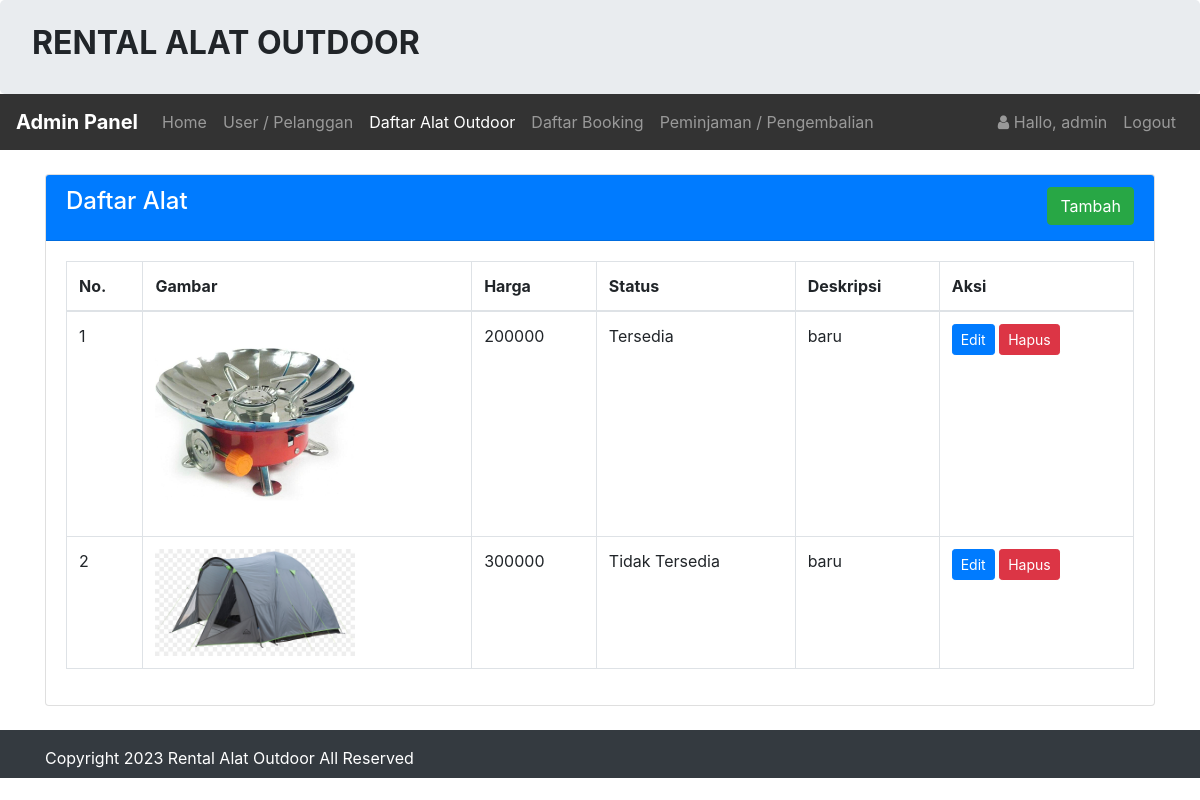
Screenshot of /admin/alat/alat.php (signed in) with the database file from the repository.
### tables this page shows
CREATE TABLE `alat` (
  `id_alat` int(11) NOT NULL,
  `harga` int(255) NOT NULL,
  `deskripsi` varchar(255) NOT NULL,
  `status` varchar(255) NOT NULL,
  `gambar` text NOT NULL
);

CREATE TABLE `infoweb` (
  `id` int(11) NOT NULL,
  `nama_rental` varchar(255) DEFAULT NULL,
  `telp` varchar(15) DEFAULT NULL,
  `alamat` text DEFAULT NULL,
  `email` varchar(255) DEFAULT NULL,
  `no_rek` text DEFAULT NULL,
  `updated_at` timestamp NOT NULL DEFAULT current_timestamp()
);

### koneksi/koneksi.php (called while the page is built, shortened)
<?php
    $user = 'root';
    $pass = '';
    $koneksi = new PDO("mysql:host=localhost;dbname=rental-alat-outdoor", $user, $pass);
    $url = "http://localhost/rental_alat-master/";
    $sql_web = "SELECT * FROM infoweb WHERE id = 1";
    $row_web = $koneksi->prepare($sql_web);
    $row_web->execute();
    $info_web = $row_web->fetch(PDO::FETCH_OBJ);
?>

### admin/alat/alat.php (the view, shortened to what this page needs)
<?php
    require '../../koneksi/koneksi.php';
    $title_web = 'Daftar Alat Outdoor';
    include '../header.php';
?>
<br>
<div class="container">
    <div class="card">
        <div class="card-header text-white bg-primary">
            <h4 class="card-title">
                Daftar Alat
                <div class="float-right">
                    <a class="btn btn-success" href="tambah.php" role="button">Tambah</a>
                </div>
            </h4>
        </div>
        <div class="card-body">
            <div class="table-responsive">
                <table class="table table-bordered">
                    <thead>
                        <tr>
                            <th>No.</th>
                            <th>Gambar</th>
                            <th>Harga</th>
                            <th>Status</th>
                            <th>Deskripsi</th>
                            <th>Aksi</th>
                        </tr>
                    </thead>
                    <tbody>
                        <?php
                            $sql = "SELECT *FROM alat ORDER BY id_alat ASC";
                            $row = $koneksi->prepare($sql);
                            $row->execute();
                            $hasil = $row->fetchAll();
                            $no = 1;
                            foreach($hasil as $isi)
                            {
                        ?>
                        <tr>
                            <td><?php echo $no;?></td>
                            <td><img src="../../assets/image/<?php echo $isi['gambar'];?>" class="img-fluid" style="width:200px;"></td>
                            <td><?php echo $isi['harga'];?></td>
                            <td><?php echo $isi['status'];?></td>
                            <td><?php echo $isi['deskripsi'];?></td>
                            <td>
                                <a class="btn btn-primary btn-sm" href="edit.php?id=<?php echo $isi['id_alat'];?>" role="button">Edit</a>
                                <a class="btn btn-danger  btn-sm" href="proses.php?aksi=hapus&id=<?= $isi['id_alat'];?>&gambar=<?= $isi['gambar'];?>" role="button">Hapus</a>
                            </td>
                        </tr>
                        <?php $no++; }?>
                    </tbody>
                </table>
            </div>
        </div>
    </div>
</div>
<?php  include '../footer.php';?>

### admin/header.php (shortened to what this page needs)
<?php
    $id_login = $_SESSION['USER']['id_login'];
    $row = $koneksi->prepare("SELECT * FROM login WHERE id_login=?");
    $row->execute(array($id_login));
    $hasil_login = $row->fetch();
?>
<!doctype html>
<html lang="en">
  <head>
    <link rel="stylesheet" href="<?php echo $url;?>assets/css/bootstrap.css" >
    <link rel="stylesheet" href="<?php echo $url;?>assets/css/font-awesome.css" >
  </head>
  <body>
    <div class="jumbotron pt-4 pb-4">
        <div class="row">
            <div class="col-sm-8">
                <h2><b style="text-transform:uppercase;">Rental Alat Outdoor</b></h2>
            </div>
        </div>
    </div>
    <nav class="navbar navbar-expand-lg navbar-dark" style="background-color: #333;">
        <a class="navbar-brand" href="<?php echo $url;?>admin/"><b>Admin Panel</b></a>
        <div class="collapse navbar-collapse" id="collapsibleNavId">
            <ul class="navbar-nav mr-auto mt-2 mt-lg-0">
                <li class="nav-item <?php if($title_web == 'Dashboard'){ echo 'active';}?>">
                    <a class="nav-link" href="<?php echo $url;?>admin/">Home <span class="sr-only">(current)</span></a>
                </li>
                <li class="nav-item <?php if($title_web == 'User'){ echo 'active';}?>">
                    <a class="nav-link" href="<?php echo $url;?>admin/user/index.php">User / Pelanggan</a>
                </li>
                <li class="nav-item <?php if($title_web == 'Daftar Alat Outdoor'){ echo 'active';}?>
                <?php if($title_web == 'Tambah Alat Outdoor'){ echo 'active';}?>
                <?php if($title_web == 'Edit Alat Outdoor'){ echo 'active';}?>">
                    <a class="nav-link" href="<?php echo $url;?>admin/alat/alat.php">Daftar Alat Outdoor</a>
                </li>
                <li class="nav-item <?php if($title_web == 'Daftar Booking'){ echo 'active';}?>
                <?php if($title_web == 'Konfirmasi'){ echo 'active';}?>">
                    <a class="nav-link" href="<?php echo $url;?>admin/booking/booking.php">Daftar Booking</a>
                </li>
                <li class="nav-item <?php if($title_web == 'Peminjaman'){ echo 'active';}?>">
                    <a class="nav-link" href="<?php echo $url;?>admin/peminjaman/peminjaman.php">Peminjaman / Pengembalian</a>
                </li>
            </ul>
            <ul class="navbar-nav my-2 my-lg-0">
                <li class="nav-item">
                    <a class="nav-link" href="#">
                        <i class="fa fa-user"> </i> Hallo, <?php echo $hasil_login['nama_pengguna'];?>
                    </a>
                </li>
                <li class="nav-item">
                    <a class="nav-link" onclick="return confirm('Apakah anda ingin logout ?');" href="<?php echo $url;?>admin/logout.php">Logout</a>
                </li>
            </ul>
        </div>
    </nav>

### admin/footer.php (shortened to what this page needs)
    <div class="footer mt-4 bg-dark text-white pt-3 pb-2">
      <div class="container">
        Copyright <?= date('Y');?> <?= $info_web->nama_rental;?> All Reserved
      </div>
    </div>
  </body>
</html>

### rows the page displays
alat: gambar (picture), harga "200000", status "Tersedia", deskripsi "baru"
alat: gambar (picture), harga "300000", status "Tidak Tersedia", deskripsi "baru"
infoweb: nama_rental "Rental Alat Outdoor"

### other values shown
$hasil_login['nama_pengguna'] "admin"
